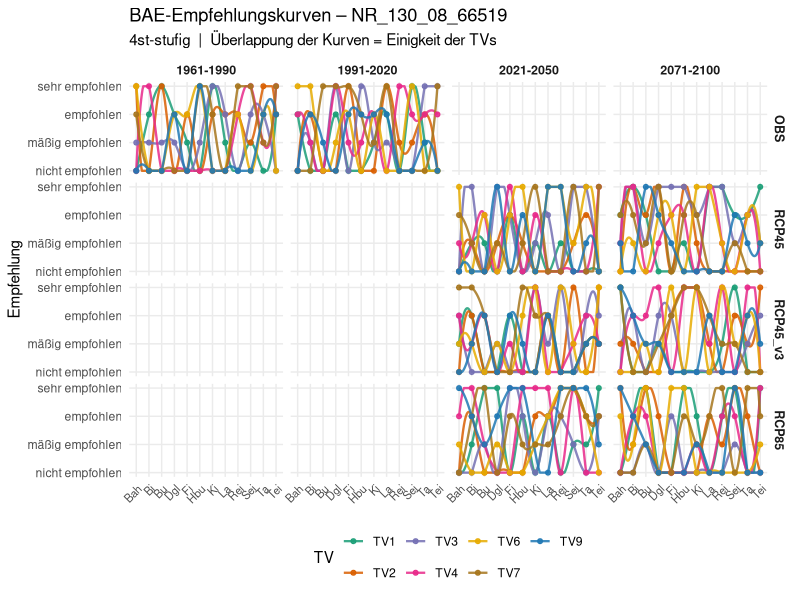
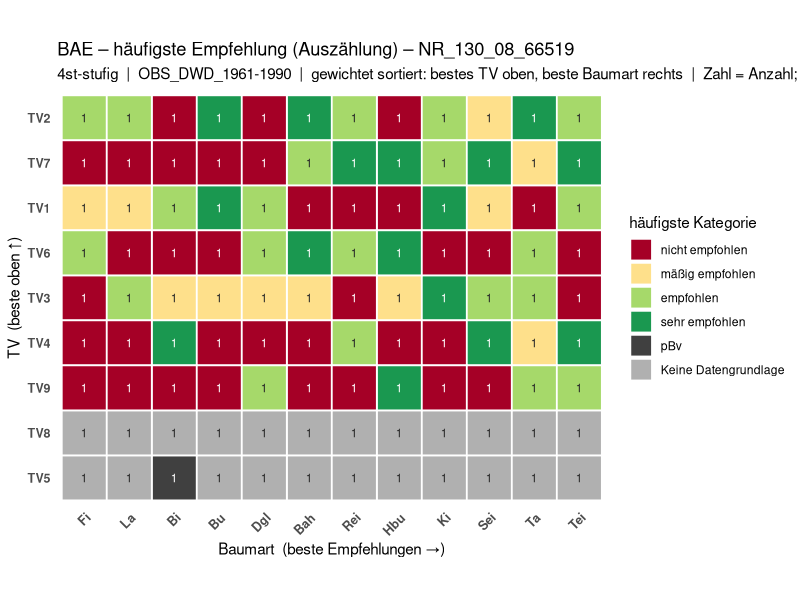
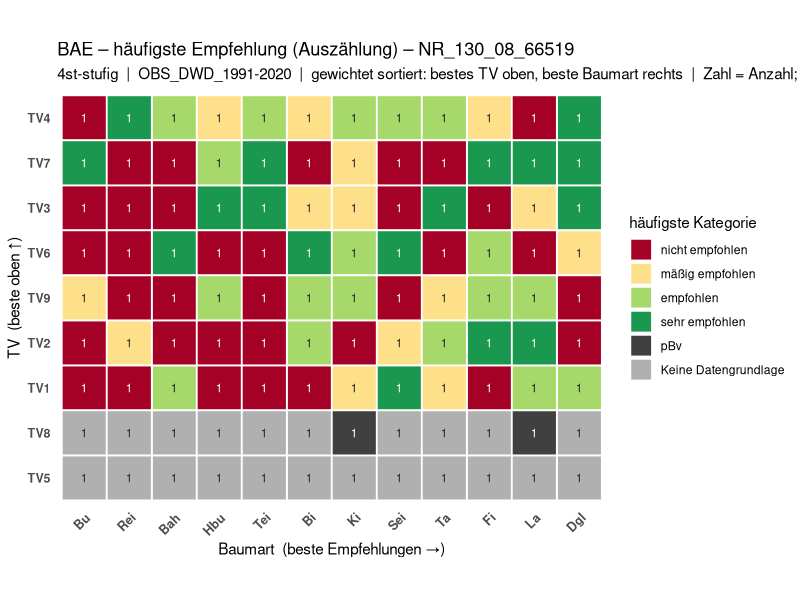
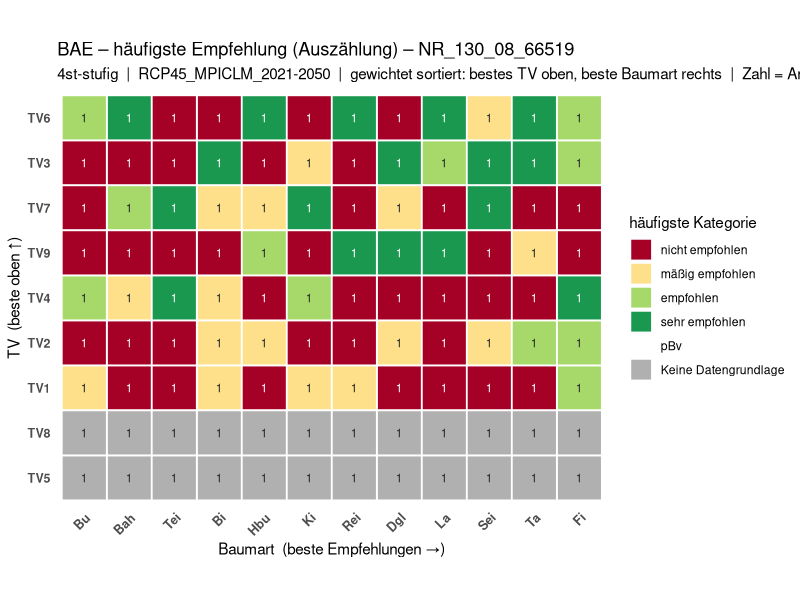
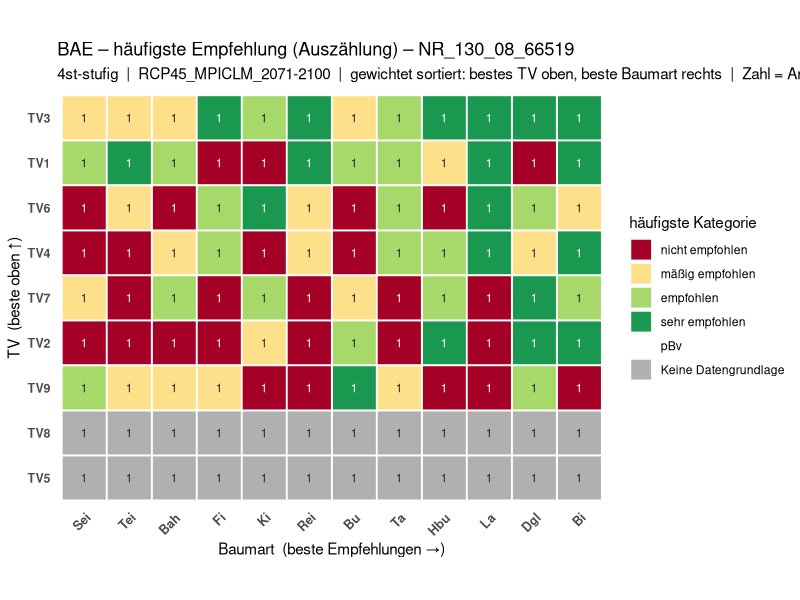
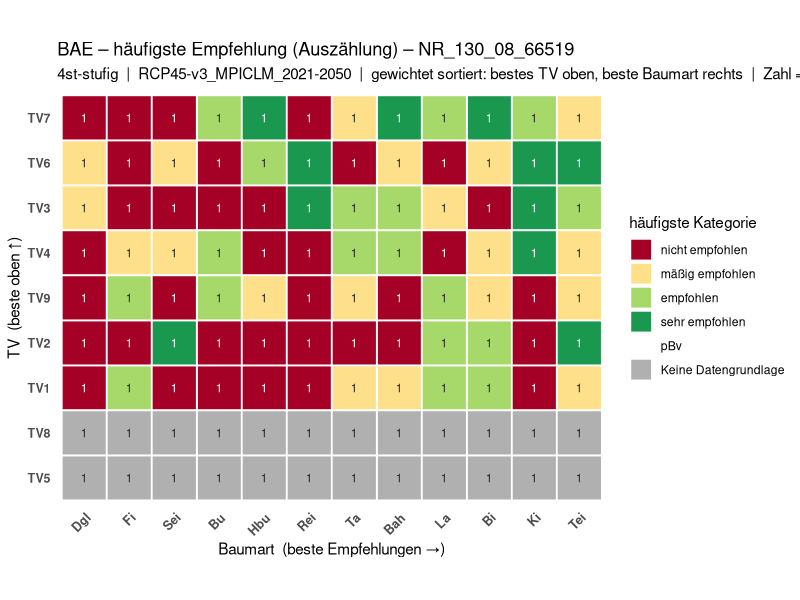
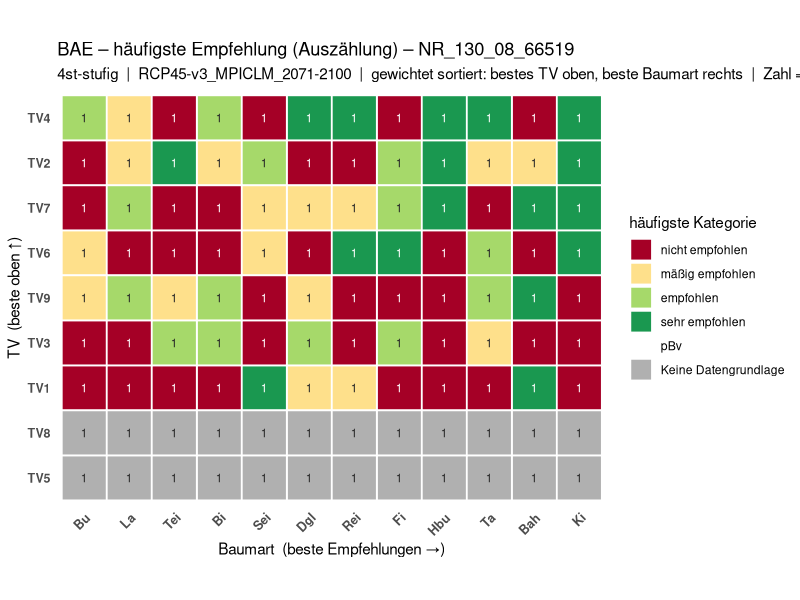
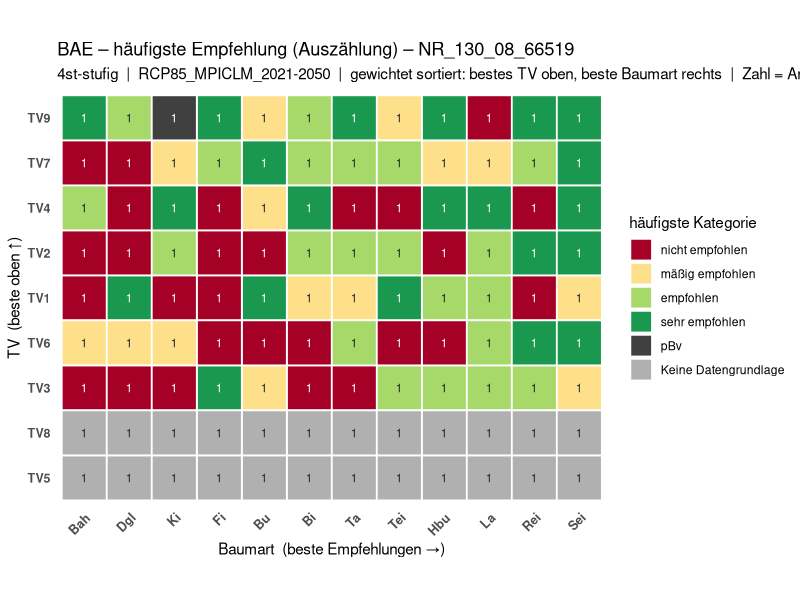

The R script that drew these images, in order:
# ============================================================================
# bae_auswertung_grafiken_beispiel.R
# ----------------------------------------------------------------------------
# FLACHER SCHRITT-FÜR-SCHRITT-DURCHLAUF für EINE Beispiel-Datei / MASTER_ID.
#
# Kein Funktions-Wrapper: jeden Block der Reihe nach markieren und ausführen,
# dann das Zwischenergebnis ansehen (z. B. head(d), View(d), table(...)).
# Dieses Skript zeigt GENAU dasselbe, was die Funktionen in
# bae_auswertung_grafiken_standalone.R intern tun – nur offen hingeschrieben.
#
# Erzeugt:
#   Skizze 1  – Empfehlungs-Kurven je TV (pro Szenario × Zeitraum)
#   Skizze 2  – Modus-Matrix, unaggregiert je Klimalauf (ausgezählt + sortiert)
# ============================================================================

library(dplyr)
library(tidyr)
library(ggplot2)
library(stringr)


# ============================================================================
# 0.  PARAMETER  – hier anpassen
# ============================================================================
datei          <- "meine_bae_daten.csv"   # <- deine CSV-Datei
master_id      <- "NR_130_08_66519"        # <- ein Beispiel-Standort
stufe          <- "4st"                    # "3st" | "4st" | "5st"
rcp_zukunft_ab <- 2021                     # RCP: nur Zeiträume ab diesem Jahr
# Methode je Zelle (Spalte Hinweis): pro (TV × Baumart × Klimalauf) wird nur die
# erste vorhandene Methode aus dieser Liste behalten -> KEINE Vermischung
# mehrerer Methoden in einer Kachel (z. B. TV6 hatte KH*/KM = 3 Zeilen).
hinweis_prefer <- c("KHoriginal", "KHformfitting", "KM", "kor", "",
                    "AltBA", "BAE20", "WKE")


# ============================================================================
# 1.  DATEN LADEN
# ============================================================================
# --- Variante A: echte Datei -----------------------------------------------
# data <- data.table::fread(datei)

# --- Variante B: Demo-Daten zum Ausprobieren (löschen, sobald echte Datei da)
set.seed(1)
data <- expand.grid(
  Baumart   = c("Bah","Bi","Bu","Dgl","Fi","Hbu","Ki","La","Rei","Sei","Ta","Tei"),
  TV        = 1:9,
  # mehrere Einträge je Zelle wie in echt: verschiedene Hinweis-Varianten
  Hinweis   = c("KM","KHoriginal","KHformfitting"),
  Klimalauf = c("OBS_DWD_1961-1990","OBS_DWD_1991-2020",
                "RCP45_MPICLM_2021-2050","RCP45_MPICLM_2071-2100",
                "RCP45-v3_MPICLM_2021-2050","RCP45-v3_MPICLM_2071-2100",
                "RCP85_MPICLM_2021-2050","RCP85_MPICLM_2071-2100"),
  stringsAsFactors = FALSE
)
data$MASTER_ID <- master_id
data$BAE_5ST <- as.character(sample(1:5, nrow(data), replace = TRUE))
data$BAE_5ST[data$TV %in% c(5, 8)] <- "Keine Datengrundlage"   # wie im Bild
data$BAE_5ST[sample(nrow(data), 20)] <- "pBv"
.num <- suppressWarnings(as.integer(data$BAE_5ST))
data$BAE_4ST <- ifelse(is.na(.num), data$BAE_5ST, as.character(pmin(.num, 4)))
data$BAE_3ST <- ifelse(is.na(.num), data$BAE_5ST, as.character(pmin(ceiling(.num/2), 3)))

# ansehen:
#   head(data)
#   str(data)
#   table(data$Klimalauf)
#   table(data$BAE_4ST)
#   # mehrere Zeilen je Zelle (wie in echt durch Hinweis-Varianten):
#   data %>% filter(Baumart=="Bah", TV==6, Klimalauf=="OBS_DWD_1961-1990")


# ============================================================================
# 2.  FARBEN + STUFEN-MAPPINGS  (identisch zur Heatmap)
# ============================================================================
# Kachelfarben der Empfehlungs-Kategorien
custom_palette <- c(
  "sehr empfohlen"        = "#1A9850",
  "empfohlen"             = "#A6D96A",
  "mäßig empfohlen"       = "#FEE08B",
  "wenig empfohlen"       = "#FDAE61",
  "nicht empfohlen"       = "#A50026",
  "pBv"                   = "#404040",
  "Keine Datengrundlage"  = "#B0B0B0"
)

# Code (in BAE_xST) -> Kategorie. Achtung: Code 1 = BESTE Bewertung.
maps <- list(
  "3st" = c("1" = "sehr empfohlen", "2" = "mäßig empfohlen", "3" = "nicht empfohlen"),
  "4st" = c("1" = "sehr empfohlen", "2" = "empfohlen", "3" = "mäßig empfohlen",
            "4" = "nicht empfohlen"),
  "5st" = c("1" = "sehr empfohlen", "2" = "empfohlen", "3" = "mäßig empfohlen",
            "4" = "wenig empfohlen", "5" = "nicht empfohlen")
)

# Kategorien von SCHLECHT (unten/1) nach GUT (oben/n). Position = Zahlenwert
# der Empfehlungsstufe UND Gewicht für den Score.
kat_order <- list(
  "3st" = c("nicht empfohlen", "mäßig empfohlen", "sehr empfohlen"),
  "4st" = c("nicht empfohlen", "mäßig empfohlen", "empfohlen", "sehr empfohlen"),
  "5st" = c("nicht empfohlen", "wenig empfohlen", "mäßig empfohlen",
            "empfohlen", "sehr empfohlen")
)

# welche Spalte gehört zur gewählten Stufe?
bae_col <- c("3st" = "BAE_3ST", "4st" = "BAE_4ST", "5st" = "BAE_5ST")[[stufe]]

mapping <- maps[[stufe]]        # Code -> Kategorie für die gewählte Stufe
ordn    <- kat_order[[stufe]]   # Kategorie-Reihenfolge für die gewählte Stufe

# ansehen:
#   bae_col ; mapping ; ordn


# ============================================================================
# 3.  AUF MASTER_ID FILTERN
# ============================================================================
d <- data %>% filter(as.character(MASTER_ID) == master_id)

# ansehen:  nrow(d) ; head(d)
#   table(d$Hinweis, d$TV)   # zeigt, welche Methode je TV vorkommt


# ============================================================================
# 3b. METHODE JE ZELLE WÄHLEN  (Spalte Hinweis) – gegen Mehrfach-Zählung
# ============================================================================
# Je (TV × Baumart × Klimalauf) nur EINE Zeile behalten: die Methode mit der
# höchsten Priorität aus hinweis_prefer. Nicht gelistete Hinweise landen als
# Fallback ganz hinten (verschwinden also nicht).
if ("Hinweis" %in% names(d)) {
  d <- d %>%
    mutate(hw_rang = match(as.character(Hinweis), hinweis_prefer),
           hw_rang = ifelse(is.na(hw_rang), length(hinweis_prefer) + 1L, hw_rang)) %>%
    group_by(MASTER_ID, TV, Baumart, Klimalauf) %>%
    slice_min(hw_rang, n = 1, with_ties = FALSE) %>%
    ungroup() %>%
    select(-hw_rang)
}
# ansehen:  table(d$Hinweis, d$TV)   # jetzt je TV nur noch eine Methode


# ============================================================================
# 4.  KLIMALAUF ZERLEGEN  (Szenario / Modell / Zeitraum / Variante)
# ============================================================================
# Beispiel "RCP45-v3_MPICLM_2021-2050":
#   Zeitraum = "2021-2050", Variante = "v3", Szenario = "RCP45",
#   Modell = "MPICLM", Szen_label = "RCP45_v3"
d <- d %>%
  mutate(
    Klimalauf  = as.character(Klimalauf),
    Zeitraum   = str_extract(Klimalauf, "\\d{4}-\\d{4}"),
    Variante   = tolower(str_extract(Klimalauf, "[vV][0-9]+")),
    Szenario   = str_remove(str_extract(Klimalauf, "^[^_]+"), "[-_]?[vV][0-9]+$"),
    Modell     = str_remove(str_remove(Klimalauf, "^[^_]+_"), "_?\\d{4}-\\d{4}.*$"),
    Szen_label = ifelse(is.na(Variante), Szenario, paste0(Szenario, "_", Variante)),
    Startjahr  = suppressWarnings(as.integer(str_sub(Zeitraum, 1, 4)))
  )

# ansehen:
#   d %>% distinct(Klimalauf, Szenario, Modell, Zeitraum, Variante, Szen_label)


# ============================================================================
# 5.  RCP NUR ZUKUNFT (OBS bleibt komplett)
# ============================================================================
d <- d %>%
  filter(!grepl("^RCP", Szenario, ignore.case = TRUE) | Startjahr >= rcp_zukunft_ab)

# ansehen:  table(d$Szen_label, d$Zeitraum)


# ============================================================================
# 6.  FAKTOREN ORDNEN  (feste Reihenfolge der Achsen)
# ============================================================================
d <- d %>%
  mutate(
    Szen_label = factor(Szen_label, levels = sort(unique(Szen_label))),
    Zeitraum   = factor(Zeitraum,   levels = sort(unique(Zeitraum))),
    TV         = factor(paste0("TV", TV), levels = sort(unique(paste0("TV", TV)))),
    Baumart    = factor(Baumart,    levels = sort(unique(as.character(Baumart)))),
    ist_rcp    = grepl("^RCP", Szenario, ignore.case = TRUE)
  )


# ============================================================================
# 7.  WERT (Einteilung als Skala) + KATEGORIE/STUFE FÜR DIE GEWÄHLTE STUFIGKEIT
# ============================================================================
# code       -> Kategorie (Text): sehr empfohlen … pBv / Keine Datengrundlage.
#              -> für Skizze 2 (Auszählung/Modus) UND die Kurven-Farben.
# Kategorie  -> Stufe (Zahl, INVERTIERT): match() gibt Position in `ordn`,
#              nicht empfohlen = 1 … sehr empfohlen = n. Das ist NUR für die
#              Kurven (Skizze 1), damit "sehr empfohlen" oben liegt.
# Wert       = die Einteilung DIREKT wie in BAE_xST (1 = beste … n = schlechteste)
#              bleibt nur zum Ansehen; Skizze 2 zählt jetzt Kategorien, kein Score.
d <- d %>%
  mutate(
    code      = as.character(.data[[bae_col]]),
    Wert      = suppressWarnings(as.integer(code)),   # 1 = best … n = schlecht
    Kategorie = case_when(
      code %in% names(mapping) ~ unname(mapping[code]),
      code == "pBv"            ~ "pBv",
      TRUE                     ~ "Keine Datengrundlage"),
    Stufe     = match(Kategorie, ordn)
  )

# ansehen:
#   d %>% count(code, Wert, Kategorie, Stufe)   # Code -> Wert/Text/Stufe
#   table(d$Kategorie, useNA = "ifany")


# ============================================================================
# 8.  SKIZZE 1  – EMPFEHLUNGS-KURVEN je TV (glatt)
# ============================================================================
# Idee: pro Panel (Szenario × Zeitraum) für jede TV eine glatte Kurve über die
# Baumarten. y = Stufe (unten "nicht empfohlen", oben "sehr empfohlen").
# Wo sich die Kurven decken, sind sich die TVs einig.
# WICHTIG: Da es je (TV, Baumart) mehrere Hinweis-Zeilen gibt, erst EINEN Wert
# je Zelle bilden (Mittel), sonst zappeln die Linien senkrecht.

# Farben für die TV-Linien
ba_levels <- levels(droplevels(d$Baumart))
tv_levels <- levels(droplevels(d$TV))
tv_farben <- setNames(
  c("#1B9E77","#D95F02","#7570B3","#E7298A","#66A61E","#E6AB02",
    "#A6761D","#666666","#1F78B4","#B2182B","#33A02C","#6A3D9A")[seq_along(tv_levels)],
  tv_levels)

# 8a. ein Wert je (Panel, TV, Baumart): Mittel der Stufe über Hinweis-Varianten
kurv <- d %>%
  group_by(Szen_label, Zeitraum, TV, Baumart) %>%
  summarise(y = mean(Stufe, na.rm = TRUE), .groups = "drop") %>%
  filter(!is.nan(y)) %>%
  mutate(x = as.integer(factor(Baumart, levels = ba_levels)))
# ansehen:  kurv

# 8b. glatte Spline-Kurve je (Panel, TV) durch diese Punkte (auf [1,n] geklammert)
kurv_smooth <- kurv %>%
  group_by(Szen_label, Zeitraum, TV) %>%
  filter(n() >= 2) %>%
  group_modify(~ {
    s <- stats::spline(.x$x, .x$y, n = 200)           # glatte Interpolation
    data.frame(x = s$x, y = pmin(pmax(s$y, 1), length(ordn)))
  }) %>%
  ungroup()
# ansehen:  kurv_smooth

# 8c. EIN durchgehender ggplot-Aufruf – Linie (glatt) + Punkte (echte Werte):
p_kurven <-
  ggplot() +
  geom_line(data = kurv_smooth, aes(x = x, y = y, colour = TV, group = TV),
            linewidth = 0.8, alpha = 0.85) +
  geom_point(data = kurv, aes(x = x, y = y, colour = TV), size = 1.4, alpha = 0.9) +
  facet_grid(Szen_label ~ Zeitraum) +
  scale_x_continuous(breaks = seq_along(ba_levels), labels = ba_levels) +
  scale_y_continuous(breaks = seq_along(ordn), labels = ordn, limits = c(1, length(ordn))) +
  scale_colour_manual(values = tv_farben) +
  labs(title = paste0("BAE-Empfehlungskurven – ", master_id),
       subtitle = paste0(stufe, "-stufig  |  Überlappung der Kurven = Einigkeit der TVs"),
       x = NULL, y = "Empfehlung", colour = "TV") +
  theme_minimal(base_size = 11) +
  theme(axis.text.x = element_text(angle = 45, hjust = 1, size = 8),
        strip.text  = element_text(face = "bold", size = 9),
        panel.grid.minor = element_blank(),
        legend.position = "bottom",
        plot.background = element_rect(fill = "white", color = NA))

p_kurven                                   # im Plot-Fenster ansehen
# ggsave("Kurven_beispiel.png", p_kurven, width = 34, height = 22, units = "cm", dpi = 150)


# ============================================================================
# 9.  SKIZZE 2  – HÄUFIGSTE EMPFEHLUNG (AUSGEZÄHLT), UNAGGREGIERT JE KLIMALAUF
# ============================================================================
# Genau wie die Heatmap: NICHT über Klimaläufe aggregieren, sondern je Klimalauf
# eine eigene Matrix. KEIN Score – es wird nur AUSGEZÄHLT: je Zelle (TV × Baumart)
# werden die Kategorien über ALLE Einträge gezählt (inkl. der Hinweis-Varianten
# KM, KHoriginal, …). Die Kachel zeigt die HÄUFIGSTE Kategorie (Modus):
#   Farbe = häufigste Kategorie (custom_palette; pBv/Keine Datengrundlage = grau)
#   Zahl  = ABSOLUTE Anzahl dieser Kategorie
#   Gleichstand: die BESSERE Kategorie wird gezeigt und mit "*" + Rahmen markiert.
# Sortierung je Klimalauf nach Anteil guter Empfehlungen ("empfohlen" oder besser;
# bei 3st nur "sehr empfohlen"): bestes TV oben, beste Baumart rechts.

kat_lv   <- c(ordn, "pBv", "Keine Datengrundlage")      # Legenden-/Fill-Reihenfolge
kat_pref <- c(rev(ordn), "pBv", "Keine Datengrundlage") # best -> schlecht (Gleichstand: bessere gewinnt)
dunkel   <- c("sehr empfohlen", "nicht empfohlen", "pBv")      # Kacheln mit weißer Schrift

# ansehen: welche Klimaläufe gibt es?  ->  sort(unique(as.character(d$Klimalauf)))
# Zum Durchklicken EINEN Klimalauf setzen und die Zeilen im Rumpf einzeln laufen
# lassen, z. B.:  kl <- "RCP85_MPICLM_2071-2100"
for (kl in sort(unique(as.character(d$Klimalauf)))) {

  # 9a. nur dieser Klimalauf; je Zelle je Kategorie AUSZÄHLEN (mehrere Einträge!)
  zaehl <- d %>%
    filter(Klimalauf == kl) %>%
    count(TV, Baumart, Kategorie, name = "n")
  # ansehen:  zaehl   (Anzahl je TV × Baumart × Kategorie)

  # 9b. Kachel = häufigste Kategorie (Modus). Gleichstand -> bessere (kleinster
  #     kat_pref) + Markierung tie.
  kachel <- zaehl %>%
    group_by(TV, Baumart) %>%
    mutate(tie = sum(n == max(n)) > 1) %>%
    filter(n == max(n)) %>%
    slice_min(match(Kategorie, kat_pref), n = 1, with_ties = FALSE) %>%
    ungroup() %>%
    mutate(Kategorie = factor(Kategorie, levels = kat_lv),
           label     = ifelse(tie, paste0(n, "*"), as.character(n)),
           txt_col   = ifelse(as.character(Kategorie) %in% dunkel, "white", "grey15"))
  # ansehen:  kachel

  # 9c. Sortierung GEWICHTET (dunkelgrün zählt am meisten): Summe der Stufe je
  #     TV/Baumart (sehr empfohlen = max … nicht empfohlen = 1; pBv/leer = 0).
  #     Aufsteigend -> beste (höchste Summe) als letzter Faktor-Level, damit bei
  #     y = oben und bei x = rechts.
  gew     <- d %>% filter(Klimalauf == kl) %>% mutate(w = coalesce(as.numeric(Stufe), 0))
  tv_rang <- gew %>% group_by(TV)      %>% summarise(s = sum(w)) %>% arrange(s)
  ba_rang <- gew %>% group_by(Baumart) %>% summarise(s = sum(w)) %>% arrange(s)
  # ansehen:  tv_rang ; ba_rang    (oben/rechts = höchste Summe = beste)

  kachel <- kachel %>%
    mutate(TV      = factor(as.character(TV),      levels = as.character(tv_rang$TV)),
           Baumart = factor(as.character(Baumart), levels = as.character(ba_rang$Baumart)))

  # 9d. EIN durchgehender ggplot-Aufruf
  p_matrix <-
    ggplot(kachel, aes(x = Baumart, y = TV)) +
    geom_tile(aes(fill = Kategorie), color = "white", linewidth = 0.6) +
    geom_tile(data = filter(kachel, tie), fill = NA, color = "grey15", linewidth = 1.1) +
    geom_text(aes(label = label, colour = txt_col), size = 3) +
    scale_fill_manual(values = custom_palette, limits = kat_lv, drop = FALSE) +
    scale_colour_identity() +
    coord_equal() +
    labs(title = paste0("BAE – häufigste Empfehlung (Auszählung) – ", master_id),
         subtitle = paste0(stufe, "-stufig  |  ", kl,
                           "  |  gewichtet sortiert: bestes TV oben, beste Baumart rechts  |  ",
                           "Zahl = Anzahl; * / Rahmen = Gleichstand"),
         x = "Baumart  (beste Empfehlungen →)",
         y = "TV  (beste oben ↑)", fill = "häufigste Kategorie") +
    theme_minimal(base_size = 11) +
    theme(axis.text.x = element_text(angle = 45, hjust = 1, face = "bold", size = 9),
          axis.text.y = element_text(face = "bold", size = 9),
          panel.grid  = element_blank(),
          plot.background = element_rect(fill = "white", color = NA))

  print(p_matrix)                          # im Plot-Fenster ansehen
  # ggsave(paste0("ModusMatrix_", gsub("[^A-Za-z0-9]+","-",kl), "_beispiel.png"),
  #        p_matrix, width = 22, height = 16, units = "cm", dpi = 150)
}
